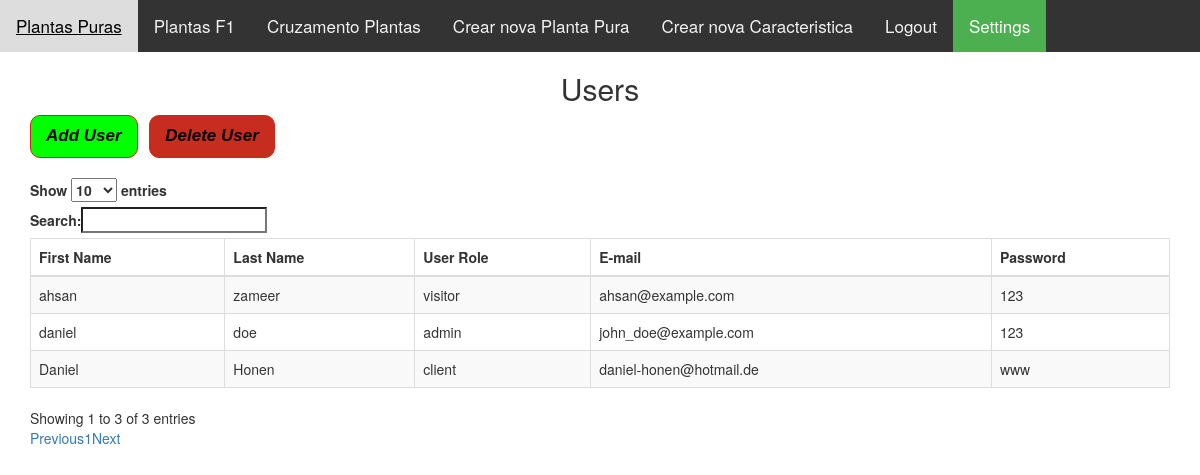
/show/show_users.php (signed in), run on the app's committed database.
### tables this page shows
CREATE TABLE `users` (
  `id` int(11) NOT NULL,
  `user_role_id` varchar(250) DEFAULT NULL,
  `first_name` varchar(255) DEFAULT NULL,
  `last_name` varchar(255) DEFAULT NULL,
  `email` varchar(255) DEFAULT NULL,
  `password` varchar(255) DEFAULT NULL
);

### read/read_users.php (called while the page is built, shortened)
<?php
    require $_SERVER['DOCUMENT_ROOT'].'/teorema/option/settings.php';
        $stmt = $link->prepare('SELECT * FROM users ');
        $stmt->execute();
        $users = $stmt->fetchAll();
?>

### show/show_users.php (the view, shortened to what this page needs)
<?php
    require $_SERVER['DOCUMENT_ROOT'].'/teorema/read/read_users.php';
?>
<!DOCTYPE html>
<html>
<link rel="stylesheet" href="https://cdnjs.cloudflare.com/ajax/libs/font-awesome/4.7.0/css/font-awesome.min.css">
<head>
    <link rel="stylesheet" href="https://maxcdn.bootstrapcdn.com/bootstrap/3.3.6/css/bootstrap.min.css" />
    <link rel="stylesheet" href="https://cdn.datatables.net/1.10.12/css/dataTables.bootstrap.min.css" />
    <div class="topnav" id="myTopnav">
        <a href="show_p1.php" >Plantas Puras</a>
        <a href="show_f1.php">Plantas F1</a>
        <a href="show_cross_plants.php">Cruzamento  Plantas</a>
        <a href="show_create_new_p.php">Crear nova Planta Pura</a>
        <a href="show_create_cara.php">Crear nova Caracteristica</a>
        <a href="../index.php?logout=true">Logout</a>
        <?php if($_SESSION["right"] == '1'){ echo '<a href="show_users.php" class="active">Settings</a>'; } ?>
    </div>
    <h2 align="center">Users</h2>
</head>
<body>
    <div class="container">
        <div class="table-responsive">
        <a href="show_add_user.php" class="addButton">Add User </a>&nbsp;&nbsp;
    <a href="show_delete_user.php" class="delButton">Delete User</a><br> <br>
            <table id="employee_data" class="table table-striped table-bordered">
                <thead>
                    <tr>
                        <th>First Name</th>
                        <th>Last Name </th>
                        <th>User Role </th>
                        <th>E-mail</th>
                        <th>Password</th>
                    </tr>
                </thead>
                <tbody>
                <?php
                            $count = sizeof($users) ;
                            for($i = 0 ; $i < $count ; $i++)
                            {
                                echo '
                                    <tr>
                                        <td> '.$users[$i][2].'</td>
                                        <td> '.$users[$i][3].'</td>
                                        <td> '.$users[$i][1].'</td>
                                        <td> '.$users[$i][4].'</td>
                                        <td> '.$users[$i][5].'</td>
                                    </tr>
                                ';
                            }
                        ?>
                </tbody>
            </table>
        </div>
    </div>
</body>
</html>

### show/show_users.php (style rules this page uses)
.topnav { overflow: hidden; background-color: #333; }
.topnav a { float: left; display: block; color: #f2f2f2; text-align: center; padding: 14px 16px; text-decoration: none; font-size: 17px; }
.topnav a.active { background-color: #4CAF50; color: white; }
.addButton { background-color:#00ff00; border-radius:10px; border:1px solid #d02718; display:inline-block; cursor:pointer; color:#050005; font-family:Arial; font-size:17px; font-weight:bold; font-style:italic; padding:8px 15px; text-decoration:none; }
.delButton { background-color:#c62d1f; border-radius:10px; border:1px solid #d02718; display:inline-block; cursor:pointer; color:#050005; font-family:Arial; font-size:17px; font-weight:bold; font-style:italic; padding:8px 15px; text-decoration:none; }

### data on the page
users: first_name "daniel", last_name "doe", user_role "admin", email "john_doe@example.com", password "123"
users: first_name "ahsan", last_name "zameer", user_role "visitor", email "ahsan@example.com", password "123"
users: first_name "Daniel", last_name "Honen", user_role "client", email "daniel-honen@hotmail.de", password "www"
